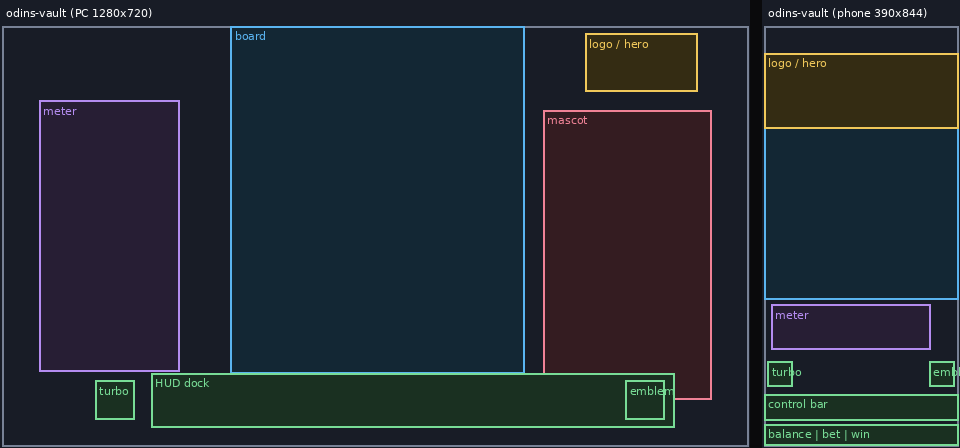
#> input picture skills/stake-casino-game-dev/references/examples/wireframes/odins_vault_pc_vs_phone.png, 960 x 448 px
$ python -i artlib.py   (imports and definitions only)
#> lines starting #> are read from the running program, lines starting #| are printed output that depends on the picture
#> further down, picture is the input picture: PIL image 960x448 RGB; mean R, G, B 34.2, 41, 48.3
"""Shared helpers for the art scripts: magenta key-out, crop, fonts, art folder loading.

Not run directly. Imported by slice_symbols.py, compose_screen.py and fx_sprites.py.
"""
import json, os
import numpy as np
from PIL import Image, ImageFilter, ImageFont
from scipy import ndimage as ndi

FONT_BOLD = ["/usr/share/fonts/truetype/dejavu/DejaVuSans-Bold.ttf", "/Library/Fonts/Arial Bold.ttf", "C:/Windows/Fonts/arialbd.ttf"]


def key_out(im):
    """Remove the magenta (#FF00FF) key: strict match plus a 2 px halo into pinkish pixels, then a 1 px defringe."""
    a = np.asarray(im.convert("RGB")).astype(np.int32)
    R, G, B = a[..., 0], a[..., 1], a[..., 2]
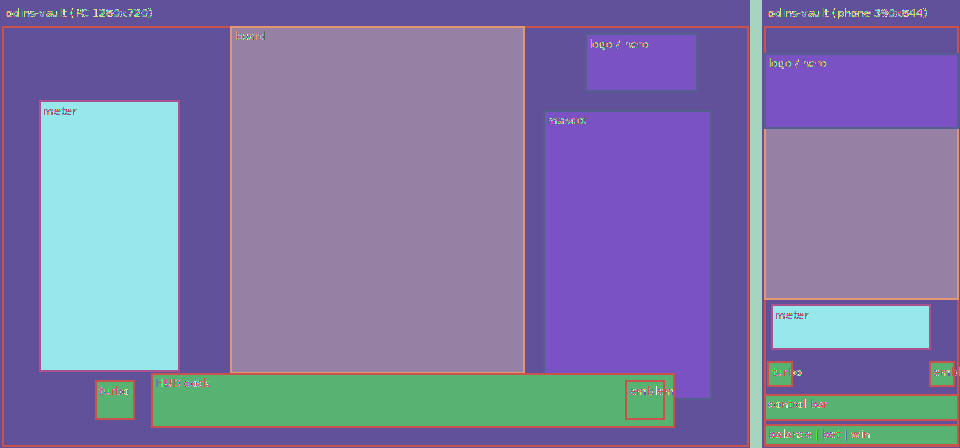
#> R: shape (448, 960) int32; 231 distinct labels, from 10 to 255; one colour per label, 0 black
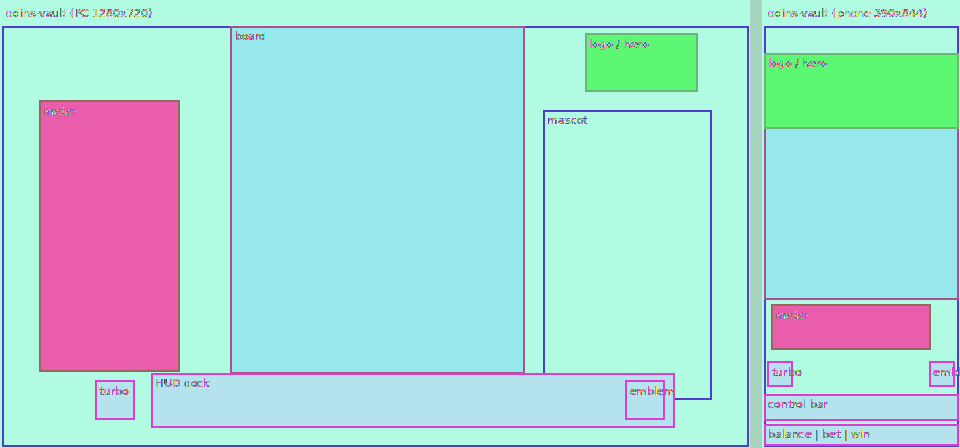
#> G: shape (448, 960) int32; 227 distinct labels, from 10 to 255; one colour per label, 0 black
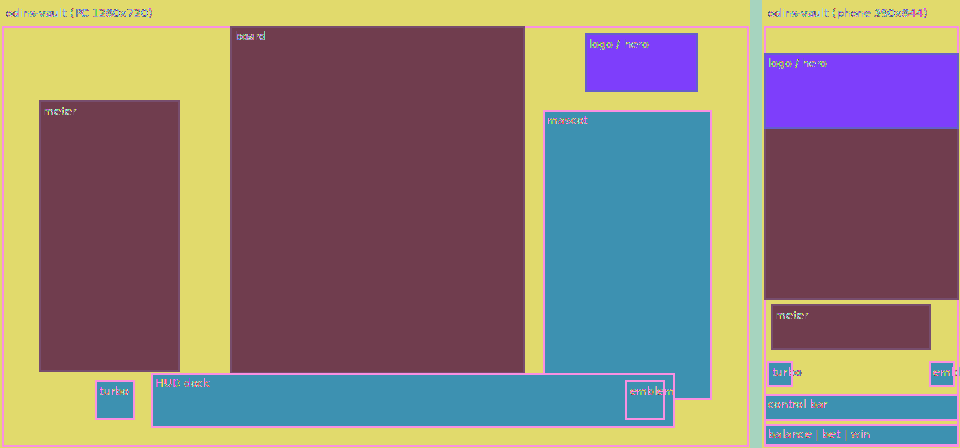
#> B: shape (448, 960) int32; 222 distinct labels, from 12 to 255; one colour per label, 0 black
    mask = (R > 175) & (B > 175) & (G < 115) & (np.abs(R - B) < 60)
#> mask: shape (448, 960) bool; every value is 0
    halo = ndi.binary_dilation(mask, iterations=2) & (R > 150) & (B > 120) & (G < 150) & (R - G > 70) & (B - G > 50)
    mask = mask | halo
    alpha = np.where(mask, 0, 255).astype(np.uint8)
#> alpha: shape (448, 960); every value is 255
    out = Image.fromarray(np.dstack([a.astype(np.uint8), alpha]), "RGBA")
    al = Image.fromarray(alpha).filter(ImageFilter.MinFilter(3)).filter(ImageFilter.GaussianBlur(0.8))
    out.putalpha(al)
    return out


def crop_alpha(im, thr=10):
    bb = im.getchannel("A").point(lambda v: 255 if v > thr else 0).getbbox()
    return im.crop(bb) if bb else im


def font(size):
    for p in FONT_BOLD:
        if os.path.exists(p):
            return ImageFont.truetype(p, size)
    return ImageFont.load_default()


def fit(im, box_w, box_h=None):
    box_h = box_h or box_w
    s = min(box_w / im.width, box_h / im.height)
    return im.resize((max(1, int(im.width * s)), max(1, int(im.height * s))), Image.LANCZOS)


def load_art(art_dir):
    """Return (style, plan_by_asset). Exits with a clear message when the harness has not been run."""
    sp, pp = os.path.join(art_dir, "style.json"), os.path.join(art_dir, "plan.json")
    if not (os.path.exists(sp) and os.path.exists(pp)):
        raise SystemExit(f"{art_dir}/style.json or plan.json missing: run art_harness.py first")
    style = json.load(open(sp))
    plan = {p["asset"]: p for p in json.load(open(pp))["plan"]}
    return style, plan


def layer(art_dir, name, required=True):
    p = os.path.join(art_dir, "layers", name + ".png")
    if not os.path.exists(p):
        if required:
            raise SystemExit(f"missing {p}: generate it from art/prompts/{name}.txt (see plan.json)")
        return None
    return Image.open(p)


def components(alpha_img, closing=6, min_frac=0.02):
    """Bounding slices of the blobs in an RGBA image, ignoring blobs smaller than min_frac of the largest."""
    a = np.asarray(alpha_img.getchannel("A")) > 10
    if closing:
        a = ndi.binary_closing(a, iterations=closing)
    lab, n = ndi.label(a)
    objs = ndi.find_objects(lab)
    if not n:
        return []
    areas = ndi.sum(a, lab, range(1, n + 1))
    keep = [(float(areas[i]), objs[i]) for i in range(n) if areas[i] >= min_frac * areas.max()]
    return keep  # (area, (slice_y, slice_x))

>>> from PIL import Image
>>> picture = Image.open('../../stake-casino-game-dev/references/examples/wireframes/odins_vault_pc_vs_phone.png')
>>> result = key_out(picture)

$ run again, on skills/stake-casino-game-dev/references/examples/wireframes/pc_left_pc_right_phone.png
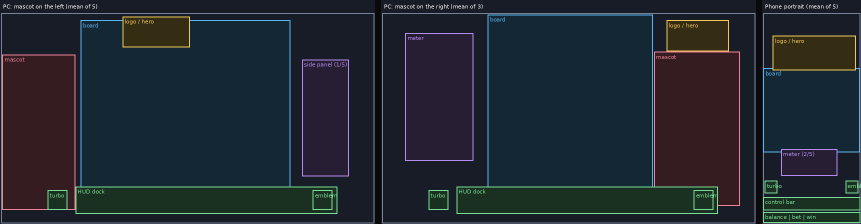
#> input picture skills/stake-casino-game-dev/references/examples/wireframes/pc_left_pc_right_phone.png, 1722 x 448 px (shown at 1/2 size)
#> picture is the input picture: PIL image 1722x448 RGB; mean R, G, B 33.3, 40.6, 48.3
#> R: shape (448, 1722) int32; 235 distinct labels, from 10 to 255
#> in key_out, `R, G, B = a[..., 0], a[..., 1], a[..., 2]`:
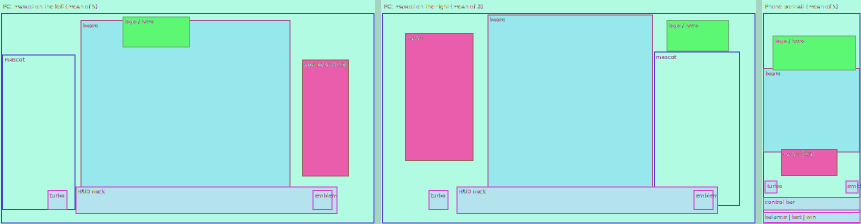
#> G: shape (448, 1722) int32 (shown at 1/2 size); 227 distinct labels, from 10 to 255; one colour per label, 0 black
#> in key_out, `R, G, B = a[..., 0], a[..., 1], a[..., 2]`:
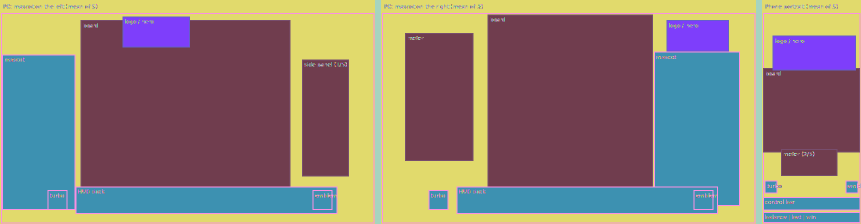
#> B: shape (448, 1722) int32 (shown at 1/2 size); 227 distinct labels, from 12 to 255; one colour per label, 0 black
#> mask: shape (448, 1722) bool; every value is 0
#> alpha: shape (448, 1722); every value is 255
